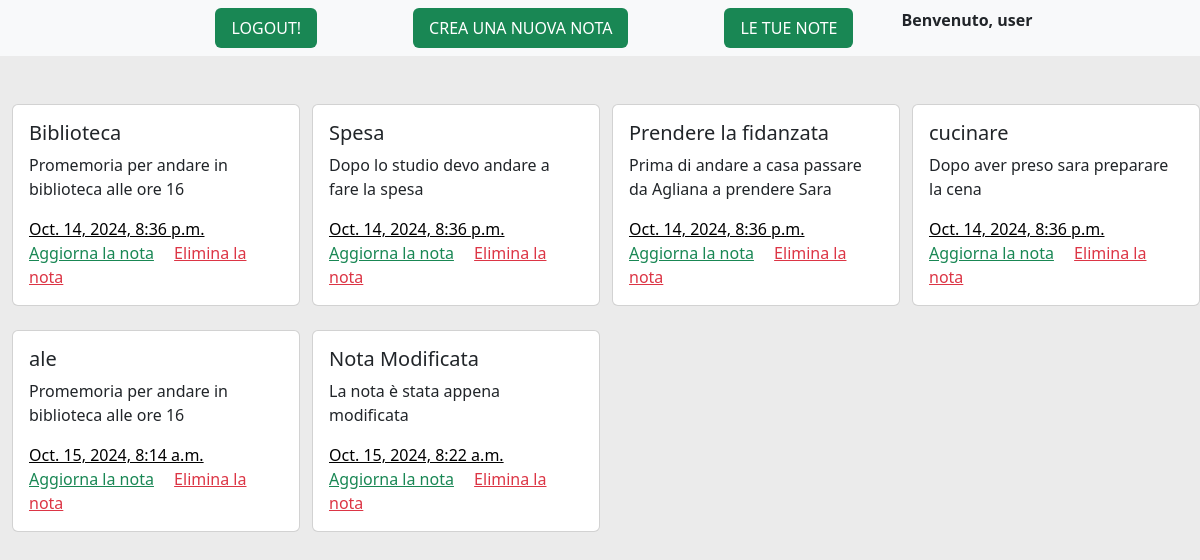
The app's page /note/note_list (signed in), older data.
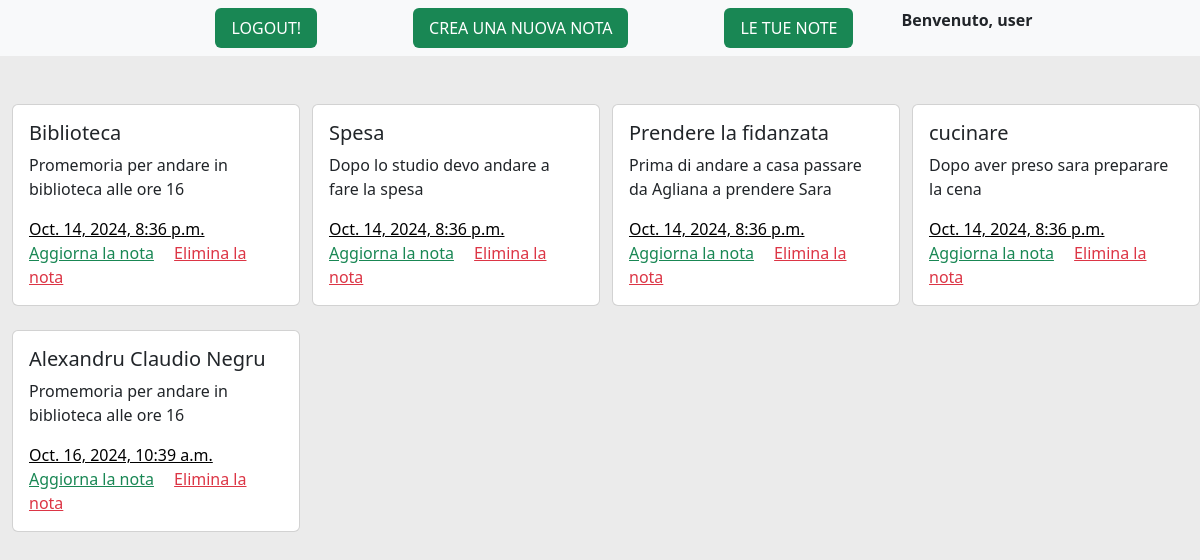
The same page, newer data.
### note/models.py (models this page shows, shortened)
class Note(models.Model):
    nome = models.CharField(max_length=40)
    description = models.CharField(max_length=2000)
    created_at = models.DateTimeField(auto_now_add= True)
    user= models.ForeignKey(User, on_delete=models.CASCADE)#User con questa relazione è il modello figlio. Eseguito import da django - ogni nota è collegata ad un solo utente

### note/views.py (the view)
# urls.py: path('note_list', note_view , name = 'note_list'),
@login_required #in questo modo le note potranno essere create solamente da utenti loggati
def note_view( request):
    notes= Note.objects.filter(user=request.user)#In questo modo filtriamo solo le note create dall'user registrato
    return render( request, 'note/list.html' , {'notes':notes})

### note/templates/note/list.html (shortened to what this page needs)
{%extends 'note/common.html' %}
  {% block content %}
  <div class="container-fluid mt-5">
    <div class="row">
      {% for nota in notes %}
        <div class="col-lg-6 col-xl-3 col-md-6 mb-4">
          <div class="card" style="width: 18rem;">
            <div class="card-body">
              <h5 class="card-title">{{nota.nome}}</h5>
              <p class="card-text">{{nota.description }}</p>
              <a class="card-text text-black">{{nota.created_at}}</a><br>
              <a href="{% url 'update_note' nota.id %}" class="card-link text-success">Aggiorna la nota</a>
              <a href="{% url 'remove_note' nota.id %}" class="card-link text-danger">Elimina la nota</a>
            </div>
          </div>
        </div>
        {% if forloop.counter|divisibleby:4 %}
          </div>
          <div class="row">
        {% endif %}
      {% endfor %}
    </div>
  </div>
  {% endblock%}

Row changes from the older to the newer data that the page shows:
removed Note: nome "ale", description "Promemoria per andare in biblioteca alle ore 16", created_at "Oct. 15, 2024, 8:14 a.m."
removed Note: nome "Nota Modificata", description "La nota è stata appena modificata", created_at "Oct. 15, 2024, 8:22 a.m."
added Note: nome "Alexandru Claudio Negru", description "Promemoria per andare in biblioteca alle ore 16", created_at "Oct. 16, 2024, 10:39 a.m."
